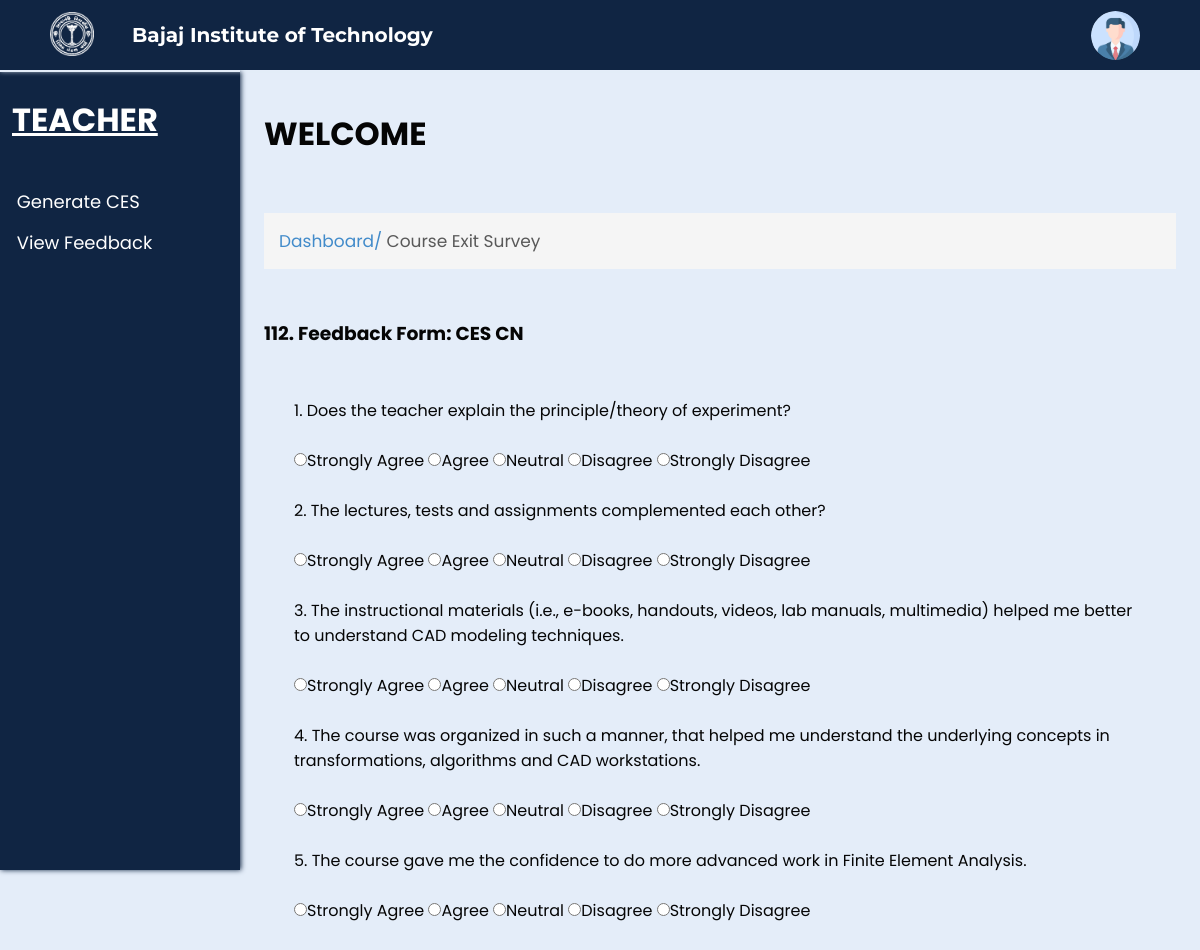
The app's page /feedbackform.php?id=112 (signed in) with its own data.
### tables this page shows
CREATE TABLE `feedbacks` (
  `feedback_id` int(100) NOT NULL,
  `feedback_type` text NOT NULL,
  `author` text NOT NULL,
  `subject` text NOT NULL,
  `status` text NOT NULL,
  `dept` varchar(10) NOT NULL,
  `year` varchar(3) NOT NULL,
  `sem` varchar(4) NOT NULL,
  `section` varchar(1) NOT NULL
);

CREATE TABLE `feedback` (
  `id` int(10) NOT NULL,
  `feedback_id` int(11) NOT NULL,
  `question_id` int(11) NOT NULL
);

CREATE TABLE `questions` (
  `questionid` int(100) NOT NULL,
  `question` text NOT NULL,
  `questiontype` text NOT NULL,
  `feedbacktype` char(25) NOT NULL,
  `option1` text NOT NULL,
  `mark1` int(10) DEFAULT 10,
  `option2` text NOT NULL,
  `mark2` int(10) NOT NULL DEFAULT 8,
  `option3` text NOT NULL,
  `mark3` int(10) NOT NULL DEFAULT 5,
  `option4` text NOT NULL,
  `mark4` int(10) NOT NULL DEFAULT 3,
  `option5` text NOT NULL,
  `mark5` int(10) NOT NULL DEFAULT 1
);

### feedbackform.php (the view, shortened to what this page needs)
<?php
include('connect.php');
$id = $_GET['id'];
$sql = "SELECT * FROM feedbacks WHERE feedback_id = $id";
$result = mysqli_query($conn, $sql);
$row = mysqli_fetch_assoc($result);
$type = $row['feedback_type'];
$subject = $row['subject'];
$query = "SELECT question_id FROM feedback WHERE feedback_id = $id";
$result1 = mysqli_query($conn, $query);
?>
<html lang="en">
<head>
    <link rel="stylesheet" href="css/ces.css?v=<?php echo time(); ?>">
    <link rel="stylesheet" href="css/common.css?v=<?php echo time(); ?>">
</head>
<body>
    <div class="nav">
        <div class="img">
            <img id="img" src="images/bitlogo_transparent.png" alt="BIT Logo">
        </div>
        <h2 id="heading">Bajaj Institute of Technology</h2>
        <div class="links" id="links">
            <div class="account_div">
                <img class="account_img" src="images/user.png" alt="User" width="7%" style="border-radius: 50%;">
            </div>
        </div>
    </div>
    <div class="spaces"></div>
    <div class="full">
        <div class="left">
            <h1>TEACHER</h1>
            <ul>
                <li><a href="generatefeedback.php">Generate CES</a></li>
                <li><a href="#">View Feedback</a></li>
            </ul>
        </div>
        <div class="right">
            <h1>WELCOME</h1>
            <br>
            <p class="s1">Dashboard/ <span class="head">Course Exit Survey</span></p>
            <br>
            <br>
            <form>
                <h3><?php echo $id, ". Feedback Form: ", $type, " ", $subject; ?></h3><br /><br />
                <div class="questions">
                    <?php
                    $i = 0;
                    while ($row1 = mysqli_fetch_assoc($result1)) {
                        $question_id = $row1['question_id'];
                        $query2 = "SELECT * FROM questions WHERE questionid = '$question_id'";
                        $result2 = mysqli_query($conn, $query2);
                        $row2 = mysqli_fetch_assoc($result2);
                    ?>
                        <?php echo $row2['questionid'] % 100, "."; ?>
                        <?php echo $row2['question']; ?><br><br>
                        <input type="radio" name="<?php echo 'option', $i ?>" value="<?php echo $row2['option1']; ?>"><?php echo $row2['option1']; ?>
                        <input type="radio" name="<?php echo 'option', $i ?>" value="<?php echo $row2['option2']; ?>"><?php echo $row2['option2']; ?>
                        <input type="radio" name="<?php echo 'option', $i ?>" value="<?php echo $row2['option3']; ?>"><?php echo $row2['option3']; ?>
                        <input type="radio" name="<?php echo 'option', $i ?>" value="<?php echo $row2['option4']; ?>"><?php echo $row2['option4']; ?>
                        <input type="radio" name="<?php echo 'option', $i ?>" value="<?php echo $row2['option5']; ?>"><?php echo $row2['option5']; ?>
                        <br><br>
                    <?php
                        $i++;
                    }
                    ?>
                </div>
            </form>
        </div>
    </div>
</body>
</html>

### css/CES.css (style rules this page uses)
.questions { margin: 0 30px; }
h1 { top: 0; padding-bottom: 20px; }
.head { color: rgb(89, 89, 89); }

### css/common.css (style rules this page uses)
* { margin: 0; padding: 0; box-sizing: border-box; font-family: 'Poppins', sans-serif; }
body { background-color: #E4EDF9; }
.nav { background-color: #102543; position: fixed; width: 100%; z-index: 100; height: 70px; box-shadow: 0px 1px 5px #E4EDF9; transition: 0.5s; }
.nav .img { transition: 0.5s; margin-left: 2%; padding: 1%; text-align: center; height: 100%; float: left; width: 8%; }
#img { height: 95%; transition: 0.5s; }
.nav .img img { height: 100%; width: auto; }
.links img { width: auto; height: 70%; cursor: pointer; }
.nav h2 { transition: 0.5s; color: white; display: flex; height: 70px; font-size: 20px; float: left; width: 30%; align-items: center; padding: 1%; font-family: 'Montserrat', sans-serif; }
.nav .links { margin-right: 5%; transition: 0.5s; display: flex; height: 70px; float: left; width: 55%; align-items: center; justify-content: right; gap: 4%; font-family: 'Montserrat', sans-serif; }
.spaces { height: 70px; }
.full { width: 100%; max-width: 100%; min-height: 100%; margin: 0px; }
.left { height: 100vh; width: 20vw; background-color: #102543; color: white; border-top: 2px solid #E4EDF9; box-shadow: 1px 0px 5px #102543; position: fixed; }
.left h1 { margin: 10% 5%; text-decoration: underline; }
.right { width: 100%; padding: 5vh 2vw; padding-left: 22vw; color: rgb(5, 5, 5); }
.left ul { list-style-type: none; margin: 10% 7%; }
.left li { cursor: pointer; font-size: 18px; margin-top: 7%; transition: 0.5s; }
.left li a { text-decoration: none; color: white; }
.right>p { margin-top: 10px; font-size: 17px; padding: 15px; background-color: #F5F5F5; color: #428BCA; }
.right>p span { color: rgb(89, 89, 89); }
.account_div { text-align: center; }

### records on screen
feedbacks: feedback_type "CES", subject "CN"
feedback: $row2['questionid']%100 "1", question.question "Does the teacher explain the principle/theory of experiment?", question.option1 "Strongly Agree", question.option2 "Agree", question.option3 "Neutral", question.option4 "Disagree", question.option5 "Strongly Disagree"
feedback: $row2['questionid']%100 "2", question.question "The lectures, tests and assignments complemented each other?", question.option1 "Strongly Agree", question.option2 "Agree", question.option3 "Neutral", question.option4 "Disagree", question.option5 "Strongly Disagree"
feedback: $row2['questionid']%100 "3", question.question "The instructional materials (i.e., e-books, handouts, videos, lab manuals, multimedia) helped me better to understand CAD modeling techniques.", question.option1 "Strongly Agree", question.option2 "Agree", question.option3 "Neutral", question.option4 "Disagree", question.option5 "Strongly Disagree"
feedback: $row2['questionid']%100 "4", question.question "The course was organized in such a manner, that helped me understand the underlying concepts in transformations, algorithms and CAD workstations.", question.option1 "Strongly Agree", question.option2 "Agree", question.option3 "Neutral", question.option4 "Disagree", question.option5 "Strongly Disagree"
feedback: $row2['questionid']%100 "5", question.question "The course gave me the confidence to do more advanced work in Finite Element Analysis.", question.option1 "Strongly Agree", question.option2 "Agree", question.option3 "Neutral", question.option4 "Disagree", question.option5 "Strongly Disagree"

### other values on screen
$id "112"
